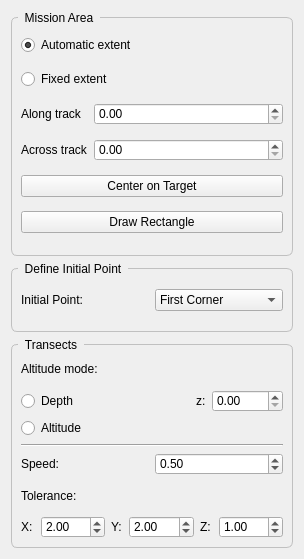
<?xml version="1.0" encoding="UTF-8"?>
<ui version="4.0">
 <class>RectangleTemplateWidget</class>
 <widget class="QWidget" name="RectangleTemplateWidget">
  <property name="geometry">
   <rect>
    <x>0</x>
    <y>0</y>
    <width>304</width>
    <height>555</height>
   </rect>
  </property>
  <property name="windowTitle">
   <string>Form</string>
  </property>
  <layout class="QVBoxLayout" name="verticalLayout">
   <item>
    <widget class="QGroupBox" name="missionAreaGroupBox">
     <property name="minimumSize">
      <size>
       <width>0</width>
       <height>245</height>
      </size>
     </property>
     <property name="maximumSize">
      <size>
       <width>16777215</width>
       <height>245</height>
      </size>
     </property>
     <property name="styleSheet">
      <string notr="true">QGroupBox {
    border: 1px solid silver;
    border-radius: 6px;
    margin-top: 6px;
}

QGroupBox::title {
    subcontrol-origin: margin;
    left: 7px;
    padding: 0px 5px 0px 5px;
}</string>
     </property>
     <property name="title">
      <string>Mission Area</string>
     </property>
     <layout class="QGridLayout" name="gridLayout">
      <item row="2" column="1">
       <widget class="QDoubleSpinBox" name="alongTLength">
        <property name="sizePolicy">
         <sizepolicy hsizetype="Expanding" vsizetype="Fixed">
          <horstretch>0</horstretch>
          <verstretch>0</verstretch>
         </sizepolicy>
        </property>
        <property name="locale">
         <locale language="English" country="UnitedKingdom"/>
        </property>
        <property name="maximum">
         <double>99999.990000000005239</double>
        </property>
       </widget>
      </item>
      <item row="2" column="0">
       <widget class="QLabel" name="alongTrackLabel">
        <property name="sizePolicy">
         <sizepolicy hsizetype="Fixed" vsizetype="Preferred">
          <horstretch>0</horstretch>
          <verstretch>0</verstretch>
         </sizepolicy>
        </property>
        <property name="text">
         <string>Along track</string>
        </property>
       </widget>
      </item>
      <item row="3" column="0">
       <widget class="QLabel" name="acrossTrackLabel">
        <property name="sizePolicy">
         <sizepolicy hsizetype="Fixed" vsizetype="Preferred">
          <horstretch>0</horstretch>
          <verstretch>0</verstretch>
         </sizepolicy>
        </property>
        <property name="text">
         <string>Across track</string>
        </property>
       </widget>
      </item>
      <item row="3" column="1">
       <widget class="QDoubleSpinBox" name="acrossTLength">
        <property name="sizePolicy">
         <sizepolicy hsizetype="Expanding" vsizetype="Fixed">
          <horstretch>0</horstretch>
          <verstretch>0</verstretch>
         </sizepolicy>
        </property>
        <property name="locale">
         <locale language="English" country="UnitedKingdom"/>
        </property>
        <property name="maximum">
         <double>99999.990000000005239</double>
        </property>
       </widget>
      </item>
      <item row="0" column="0" colspan="2">
       <widget class="QRadioButton" name="automaticExtent">
        <property name="text">
         <string>Automatic extent</string>
        </property>
        <property name="checked">
         <bool>true</bool>
        </property>
       </widget>
      </item>
      <item row="1" column="0" colspan="2">
       <widget class="QRadioButton" name="fixedExtent">
        <property name="text">
         <string>Fixed extent </string>
        </property>
       </widget>
      </item>
      <item row="5" column="0" colspan="2">
       <widget class="QPushButton" name="centerOnTargetButton">
        <property name="text">
         <string>Center on Target</string>
        </property>
       </widget>
      </item>
      <item row="6" column="0" colspan="2">
       <widget class="QPushButton" name="drawRectangleButton">
        <property name="text">
         <string>Draw Rectangle</string>
        </property>
       </widget>
      </item>
     </layout>
    </widget>
   </item>
   <item>
    <widget class="QGroupBox" name="InitialPointgroupBox">
     <property name="minimumSize">
      <size>
       <width>0</width>
       <height>70</height>
      </size>
     </property>
     <property name="maximumSize">
      <size>
       <width>16777215</width>
       <height>75</height>
      </size>
     </property>
     <property name="styleSheet">
      <string notr="true">QGroupBox {
    border: 1px solid silver;
    border-radius: 6px;
    margin-top: 6px;
}

QGroupBox::title {
    subcontrol-origin: margin;
    left: 7px;
    padding: 0px 5px 0px 5px;
}</string>
     </property>
     <property name="title">
      <string>Define Initial Point</string>
     </property>
     <layout class="QHBoxLayout" name="horizontalLayout">
      <item>
       <widget class="QLabel" name="initial_point_label">
        <property name="text">
         <string>Initial Point:</string>
        </property>
       </widget>
      </item>
      <item>
       <widget class="QComboBox" name="initial_point_comboBox">
        <item>
         <property name="text">
          <string>First Corner</string>
         </property>
        </item>
        <item>
         <property name="text">
          <string>Second Corner</string>
         </property>
        </item>
        <item>
         <property name="text">
          <string>Third Corner</string>
         </property>
        </item>
        <item>
         <property name="text">
          <string>Fourth Corner</string>
         </property>
        </item>
       </widget>
      </item>
     </layout>
    </widget>
   </item>
   <item>
    <widget class="QGroupBox" name="transectsGroupBox">
     <property name="sizePolicy">
      <sizepolicy hsizetype="Preferred" vsizetype="Preferred">
       <horstretch>0</horstretch>
       <verstretch>0</verstretch>
      </sizepolicy>
     </property>
     <property name="minimumSize">
      <size>
       <width>0</width>
       <height>210</height>
      </size>
     </property>
     <property name="maximumSize">
      <size>
       <width>16777215</width>
       <height>390</height>
      </size>
     </property>
     <property name="styleSheet">
      <string notr="true">QGroupBox {
    border: 1px solid silver;
    border-radius: 6px;
    margin-top: 6px;
}

QGroupBox::title {
    subcontrol-origin: margin;
    left: 7px;
    padding: 0px 5px 0px 5px;
}</string>
     </property>
     <property name="title">
      <string>Transects</string>
     </property>
     <layout class="QVBoxLayout" name="verticalLayout_2">
      <item>
       <widget class="QLabel" name="altitudeModeLabel">
        <property name="text">
         <string>Altitude mode:</string>
        </property>
       </widget>
      </item>
      <item>
       <layout class="QHBoxLayout" name="horizontalLayout_2">
        <item>
         <widget class="QRadioButton" name="depthButton">
          <property name="text">
           <string>Depth</string>
          </property>
          <property name="checked">
           <bool>false</bool>
          </property>
         </widget>
        </item>
        <item>
         <spacer name="horizontalSpacer">
          <property name="orientation">
           <enum>Qt::Horizontal</enum>
          </property>
          <property name="sizeHint" stdset="0">
           <size>
            <width>40</width>
            <height>20</height>
           </size>
          </property>
         </spacer>
        </item>
        <item>
         <widget class="QLabel" name="zLabel">
          <property name="text">
           <string>z:</string>
          </property>
         </widget>
        </item>
        <item>
         <widget class="QDoubleSpinBox" name="depthAltitudeBox">
          <property name="enabled">
           <bool>true</bool>
          </property>
          <property name="sizePolicy">
           <sizepolicy hsizetype="Fixed" vsizetype="Fixed">
            <horstretch>0</horstretch>
            <verstretch>0</verstretch>
           </sizepolicy>
          </property>
          <property name="locale">
           <locale language="English" country="UnitedKingdom"/>
          </property>
          <property name="maximum">
           <double>9999.989999999999782</double>
          </property>
         </widget>
        </item>
       </layout>
      </item>
      <item>
       <widget class="QRadioButton" name="altitudeButton">
        <property name="text">
         <string>Altitude</string>
        </property>
       </widget>
      </item>
      <item>
       <widget class="Line" name="line">
        <property name="orientation">
         <enum>Qt::Horizontal</enum>
        </property>
       </widget>
      </item>
      <item>
       <layout class="QHBoxLayout" name="horizontalLayout_4">
        <item>
         <widget class="QLabel" name="speed_label">
          <property name="text">
           <string>Speed:</string>
          </property>
         </widget>
        </item>
        <item>
         <widget class="QDoubleSpinBox" name="speed_doubleSpinBox">
          <property name="locale">
           <locale language="English" country="UnitedKingdom"/>
          </property>
          <property name="singleStep">
           <double>0.100000000000000</double>
          </property>
          <property name="value">
           <double>0.500000000000000</double>
          </property>
         </widget>
        </item>
       </layout>
      </item>
      <item>
       <widget class="QLabel" name="tolerance_label">
        <property name="text">
         <string>Tolerance:</string>
        </property>
       </widget>
      </item>
      <item>
       <layout class="QHBoxLayout" name="horizontalLayout_3">
        <item>
         <widget class="QLabel" name="x_label">
          <property name="maximumSize">
           <size>
            <width>14</width>
            <height>16777215</height>
           </size>
          </property>
          <property name="text">
           <string>X:</string>
          </property>
         </widget>
        </item>
        <item>
         <widget class="QDoubleSpinBox" name="x_tolerance_doubleSpinBox">
          <property name="locale">
           <locale language="English" country="UnitedKingdom"/>
          </property>
          <property name="singleStep">
           <double>0.500000000000000</double>
          </property>
          <property name="value">
           <double>2.000000000000000</double>
          </property>
         </widget>
        </item>
        <item>
         <widget class="QLabel" name="y_label">
          <property name="maximumSize">
           <size>
            <width>12</width>
            <height>16777215</height>
           </size>
          </property>
          <property name="text">
           <string>Y:</string>
          </property>
         </widget>
        </item>
        <item>
         <widget class="QDoubleSpinBox" name="y_tolerance_doubleSpinBox">
          <property name="locale">
           <locale language="English" country="UnitedKingdom"/>
          </property>
          <property name="singleStep">
           <double>0.500000000000000</double>
          </property>
          <property name="value">
           <double>2.000000000000000</double>
          </property>
         </widget>
        </item>
        <item>
         <widget class="QLabel" name="z_label">
          <property name="maximumSize">
           <size>
            <width>13</width>
            <height>16777215</height>
           </size>
          </property>
          <property name="text">
           <string>Z:</string>
          </property>
         </widget>
        </item>
        <item>
         <widget class="QDoubleSpinBox" name="z_tolerance_doubleSpinBox">
          <property name="locale">
           <locale language="English" country="UnitedKingdom"/>
          </property>
          <property name="singleStep">
           <double>0.500000000000000</double>
          </property>
          <property name="value">
           <double>1.000000000000000</double>
          </property>
         </widget>
        </item>
       </layout>
      </item>
     </layout>
    </widget>
   </item>
  </layout>
 </widget>
 <resources/>
 <connections/>
</ui>
